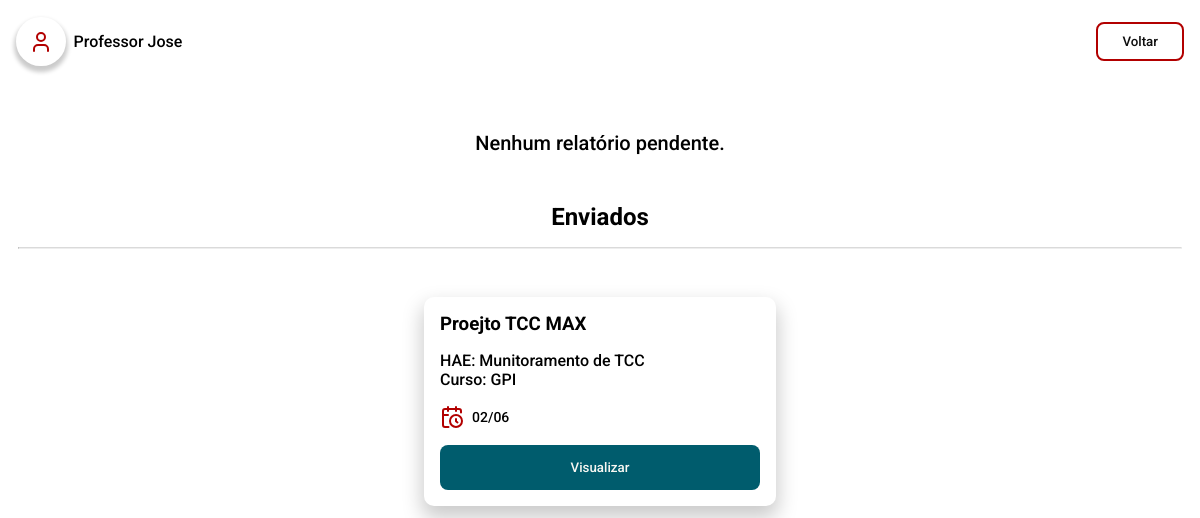
Page /pages/me/relatorios.php (signed in) on the committed database.
### tables this page shows
CREATE TABLE `tb_relatorio` (
  `id_relatorio` int NOT NULL,
  `id_projeto` int DEFAULT NULL,
  `data_entrega` datetime DEFAULT NULL,
  `pdf_url` text,
  `id_feedback` int DEFAULT NULL,
  `descricoes` json DEFAULT NULL,
  `pdf_nome` varchar(100) DEFAULT NULL,
  `pdf_original_nome` varchar(100) DEFAULT NULL
);

CREATE TABLE `tb_projeto` (
  `id_projeto` int NOT NULL,
  `data_inicio` date NOT NULL,
  `data_final` date NOT NULL,
  `titulo` varchar(40) NOT NULL,
  `id_hae` int DEFAULT NULL,
  `descricoes` json DEFAULT NULL,
  `dias_exec` json DEFAULT NULL
);

CREATE TABLE `tb_hae` (
  `id_hae` int NOT NULL,
  `titulo` varchar(60) NOT NULL,
  `tip_hae` varchar(30) NOT NULL,
  `quant_hae` int NOT NULL,
  `descricao` varchar(500) NOT NULL,
  `data_inicio` date NOT NULL,
  `data_final` date NOT NULL
);

### server/model/Relatorio.php (called while the page is built, shortened)
<?php
include_once __DIR__ . "/Database.php";
class Relatorio
{
    public Database $db;
    public function __construct($id_relatorio = null, $id_projeto = null, $data_entrega = '', $pdf_url = '', $pdf_nome = '')
    {
        $this->db = new Database();
        $this->db->connect_to();
    }
    public function getRelatoriosEnviados($id_docente)
    {
        $enviados = "SELECT r.id_relatorio, r.data_entrega, r.pdf_url, r.pdf_nome, p.titulo as projetoTitulo, h.titulo as haeTitulo, h.tip_hae, i.id_inscricao
                     FROM tb_relatorio r
                     JOIN tb_projeto p ON r.id_projeto = p.id_projeto
                     JOIN tb_inscricao i ON i.id_projeto = p.id_projeto
                     JOIN tb_hae h ON i.id_hae = h.id_hae
                     WHERE i.id_docente = :id_docente
                     ORDER BY r.data_entrega DESC";
        $stmt = $this->db->get_PDO()->prepare($enviados);
        $stmt->bindParam(':id_docente', $id_docente);
        $stmt->execute();
        $result = $stmt->fetchAll(PDO::FETCH_ASSOC);
        return $result ?: [];
    }
}

### server/model/Database.php (called while the page is built, shortened)
<?php
class Database
{
    private string $host = 'localhost';
    private string $db   = 'pi_fatec';
    private string $user = 'root';
    private string $pass = 'root';
    private string $charset = 'utf8mb4';
    private PDO | null $pdo = null;
    public function connect_to()
    {
        $dsn = "mysql:host={$this->host};dbname={$this->db};charset={$this->charset}";
        try {
            $this->pdo = new PDO($dsn, $this->user, $this->pass);
            $this->pdo->setAttribute(PDO::ATTR_ERRMODE, PDO::ERRMODE_EXCEPTION);
        } catch (PDOException $e) {
            echo "❌ Connection failed: " . $e->getMessage();
        }
    }
    public function is_connected()
    {
        return isset($this->pdo);
    }
    public function get_PDO(): PDO | null
    {
        return $this->is_connected() ? $this->pdo : null;
    }
}

### pages/me/relatorios.php (the view, shortened to what this page needs)
<?php
require_once __DIR__ . "/../../server/model/Relatorio.php";
$relatorio = new Relatorio();
?>
<!DOCTYPE html>
<html lang="pt-br">
<head>
  <link rel="stylesheet" href="../../styles/global.css" />
  <link rel="stylesheet" href="../../styles/components.css" />
  <link rel="stylesheet" href="../../styles/relatorios.css" />
</head>
<body>
  <header-fatec
    data-button-title="Voltar"
    data-button-href="../home.php"></header-fatec>
  <section>
    <?php
    $relatorios = $relatorio->getRelatorios($_SESSION["user"]["id_docente"]);
    if (empty($relatorios)) {
      echo '<p class="no-relatorio">Nenhum relatório pendente.</p>';
    }
    ?>
    <?php
    $relatoriosEnviados = $relatorio->getRelatoriosEnviados($_SESSION["user"]["id_docente"]);
    if (count($relatoriosEnviados) > 0) {
      echo "<h2>Enviados</h2>
            <hr />
        ";
      foreach ($relatoriosEnviados as $rel) {
        echo '
              <div class="card-container">
                <div class="card-primary card-rel">
                  <span class="card-rel-title">
                    <h3 class="">' . htmlspecialchars($rel['projetoTitulo']) . '</h3>
                  </span>
                  <span class="card-rel-info">
                    <p>HAE: ' . htmlspecialchars($rel['haeTitulo']) . '</p>
                    <p>Curso: ' . htmlspecialchars($rel['tip_hae']) . '</p>
                  </span>
                  <span class="card-rel-date">
                    <img src="../../public/icons/calendar-clock.svg" alt="calendario" />
                    <p>' . date("d/m", strtotime($rel['data_entrega'])) . '</p>
                  </span>
                  <a href="./preview/relatorio.php?id=' . $rel['id_inscricao'] . '">
                    <button
                      class="button-primary"
                      style="
                        --button-color: var(--fatec-blue-500);
                        --button-color-hover: var(--fatec-blue-700);
                      "
                    >
                      Visualizar
                    </button>
                  </a>
                </div>
              </div>';
      }
    }
    ?>
  </section>
</body>
</html>

### styles/global.css (style rules this page uses)
:root { --fatec-red-400: #d32719; --fatec-red-500: #b20000; --fatec-red-700: #7e0000; --fatec-white-500: #f7f7f2; --fatec-dark-500: #0d0d0d; --fatec-gray-500: #666666; --fatec-gray-300: #dadada; --fatec-blue-500: #005c6d; --fatec-blue-700: #004854; --fatec-lightblue-500: #00c1cf; --fatec-lightblue-600: #00d8e8; --sm: 640px; --md: 768px; --lg: 1024px; --xl: 1280px; --2xl: 1536px; --text-xs-font-size: 0.75rem; --text-sm-font-size: 0.875rem; --text-base-font-size: 1rem; --text-lg-font-size: 1.125rem; --text-xl-font-size: 1.25rem; --text-2xl-font-size: 1.5rem; --text-xs-line-height: 1rem; --text-sm-line-height: 1.25rem; --text-base-line-height: 1.5rem; --text-lg-line-height: 1.75rem; --text-xl-line-height: 1.75rem; }
*::before, *::after { box-sizing: border-box; }
* { padding: 0; margin: 0; box-sizing: border-box; }
body { -webkit-font-smoothing: antialiased; -moz-osx-font-smoothing: grayscale; text-rendering: optimizeLegibility !important; }
a { text-decoration: none; }

### styles/components.css (style rules this page uses)
.button-primary { background: var(--button-color); color: var(--fatec-white-500); padding: 0.95rem 1.5rem; border: 0; border-radius: 8px; font-family: "Roboto", sans-serif; font-weight: 500; cursor: pointer; transition: background ease 400ms; }
.card-primary { display: flex; flex-direction: column; box-shadow: 0 10px 20px 2px #00000035; border-radius: 10px; padding: 1rem; font-family: "Roboto", sans-serif; }

### styles/relatorios.css (style rules this page uses)
section { padding: 1rem 0; }
section .card-container { display: flex; flex-direction: column; align-items: center; gap: 1rem; padding: 2rem; }
hr { width: 97%; border-top: 1px solid #dadada; border-radius: 5px; margin: 0 auto; }
section h2 { font-family: "Roboto", sans-serif; text-align: center; margin: 1rem; }
.card-rel { width: 22rem; gap: 1rem; margin: 1rem 0; }
.card-rel-title { display: inherit; flex-direction: column; gap: 0.2rem; }
.card-rel-info { font-weight: 500; }
.card-rel-date { display: flex; align-items: center; gap: 0.5rem; font-size: var(--text-sm-font-size); font-weight: 500; }
.card-rel button { width: 100%; }
.no-relatorio { display: flex; flex-direction: column; align-items: center; padding: 2rem; font-size: var(--text-xl-font-size); font-weight: 500; font-family: "Roboto", sans-serif; }

### rows in the picture
tb_relatorio: id_projeto.titulo "Proejto TCC MAX", tb_hae.titulo "Munitoramento de TCC", tb_hae.tip_hae "GPI", data_entrega "02/06"
